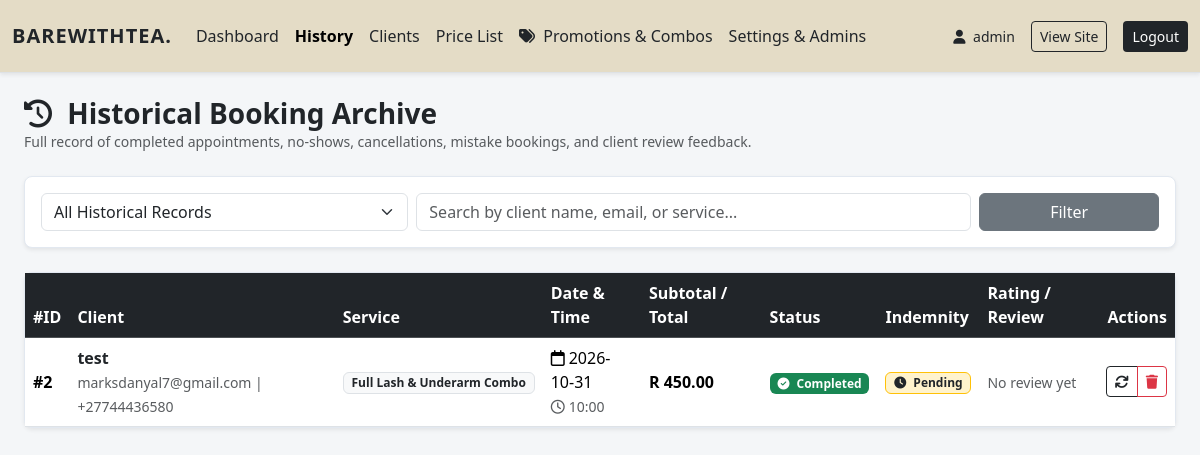
Screenshot of /admin/history.php (signed in) with the database file from the repository.
### tables this page shows
CREATE TABLE bookings (
        id INTEGER PRIMARY KEY AUTOINCREMENT,
        client_id INTEGER DEFAULT 0,
        client_name TEXT NOT NULL,
        client_email TEXT NOT NULL,
        client_phone TEXT NOT NULL,
        service TEXT NOT NULL,
        subtotal REAL DEFAULT 0,
        additional_costs REAL DEFAULT 0,
        discount_type TEXT DEFAULT 'fixed',
        discount_value REAL DEFAULT 0,
        redeemable_code TEXT DEFAULT '',
        total_amount REAL DEFAULT 0,
        is_first_time INTEGER DEFAULT 0,
        booking_date TEXT NOT NULL,
        booking_time TEXT NOT NULL,
        status TEXT DEFAULT 'pending',
        payment_status TEXT DEFAULT 'outstanding',
        indemnity_completed INTEGER DEFAULT 0,
        refill_due_date TEXT DEFAULT '',
        suggested_date TEXT DEFAULT '',
        suggested_time TEXT DEFAULT '',
        synced_to_calendar INTEGER DEFAULT 0,
        gcal_event_id TEXT DEFAULT '',
        created_at DATETIME DEFAULT CURRENT_TIMESTAMP
    );

### admin/history.php (the view, shortened to what this page needs)
<?php
require_once __DIR__ . '/../backend/db.php';
$statusFilter = trim($_GET['status'] ?? 'all');
$search = trim($_GET['search'] ?? '');
$sql = "SELECT b.*, r.session_rating, r.overall_rating, r.review_comments
        FROM bookings b
        LEFT JOIN reviews r ON (b.client_email = r.client_email AND b.service = r.service)
        WHERE 1=1 ";
$params = [];
if ($statusFilter !== 'all') {
    $sql .= " AND b.status = ? ";
    $params[] = $statusFilter;
} else {
    $sql .= " AND b.status IN ('completed', 'cancelled', 'no_show', 'mistake') ";
}
$sql .= " ORDER BY b.booking_date DESC, b.booking_time DESC";
$stmt = $pdo->prepare($sql);
$stmt->execute($params);
$historyBookings = $stmt->fetchAll(PDO::FETCH_ASSOC);
?>
<!DOCTYPE html>
<html lang="en">
<head>
    <link href="https://cdn.jsdelivr.net/npm/bootstrap@5.3.3/dist/css/bootstrap.min.css" rel="stylesheet">
    <link href="https://cdnjs.cloudflare.com/ajax/libs/font-awesome/6.4.0/css/all.min.css" rel="stylesheet">
</head>
<body>
<?php include __DIR__ . '/navbar.php'; ?>
<div class="container-fluid py-4 px-4">
    <div class="d-flex flex-wrap justify-content-between align-items-center mb-4 gap-3">
        <div>
            <h3 class="fw-bold mb-0"><i class="fa-solid fa-clock-rotate-left text-dark me-2"></i> Historical Booking Archive</h3>
            <p class="text-muted small mb-0">Full record of completed appointments, no-shows, cancellations, mistake bookings, and client review feedback.</p>
        </div>
    </div>
    <div class="card card-custom p-3 mb-4 shadow-sm">
        <form method="GET" action="history.php" class="row g-2 align-items-center">
            <div class="col-md-4">
                <select name="status" class="form-select" onchange="this.form.submit()">
                    <option value="all" <?= $statusFilter === 'all' ? 'selected' : '' ?>>All Historical Records</option>
                </select>
            </div>
            <div class="col-md-6">
                <input type="text" name="search" class="form-control" placeholder="Search by client name, email, or service..." value="<?= htmlspecialchars($search) ?>">
            </div>
            <div class="col-md-2 d-flex gap-2">
                <button type="submit" class="btn btn-secondary w-100">Filter</button>
            </div>
        </form>
    </div>
    <div class="card card-custom shadow-sm">
        <div class="table-responsive">
            <table class="table table-hover align-middle mb-0">
                <thead class="table-dark">
                    <tr>
                        <th>#ID</th>
                        <th>Client</th>
                        <th>Service</th>
                        <th>Date & Time</th>
                        <th>Subtotal / Total</th>
                        <th>Status</th>
                        <th>Indemnity</th>
                        <th>Rating / Review</th>
                        <th class="text-end">Actions</th>
                    </tr>
                </thead>
                <tbody>
                    <?php if (empty($historyBookings)): ?>
                        <tr>
                            <td colspan="9" class="text-center py-4 text-muted">No historical records found for this filter.</td>
                        </tr>
                    <?php else: ?>
                        <?php foreach ($historyBookings as $h): ?>
                            <tr>
                                <td class="fw-bold">#<?= $h['id'] ?></td>
                                <td>
                                    <span class="fw-semibold text-dark"><?= htmlspecialchars($h['client_name']) ?></span><br>
                                    <small class="text-muted"><?= htmlspecialchars($h['client_email']) ?> | <?= htmlspecialchars($h['client_phone']) ?></small>
                                </td>
                                <td><span class="badge bg-light text-dark border"><?= htmlspecialchars($h['service']) ?></span></td>
                                <td>
                                    <i class="fa-regular fa-calendar me-1"></i><?= htmlspecialchars($h['booking_date']) ?><br>
                                    <small class="text-muted"><i class="fa-regular fa-clock me-1"></i><?= htmlspecialchars($h['booking_time']) ?></small>
                                </td>
                                <td>
                                    <strong>R <?= number_format((float)($h['total_amount'] ?: $h['subtotal']), 2) ?></strong>
                                </td>
                                <td>
                                    <?php if ($h['status'] === 'completed'): ?>
                                        <span class="badge bg-success"><i class="fa-solid fa-circle-check me-1"></i> Completed</span>
                                    <?php elseif ($h['status'] === 'no_show'): ?>
                                        <span class="badge bg-danger"><i class="fa-solid fa-user-xmark me-1"></i> No Show</span>
                                    <?php elseif ($h['status'] === 'cancelled'): ?>
                                        <span class="badge bg-secondary"><i class="fa-solid fa-ban me-1"></i> Cancelled</span>
                                    <?php elseif ($h['status'] === 'mistake'): ?>
                                        <span class="badge bg-dark"><i class="fa-solid fa-bug me-1"></i> Mistake</span>
                                    <?php else: ?>
                                        <span class="badge bg-info text-dark"><?= ucfirst($h['status']) ?></span>
                                    <?php endif; ?>
                                </td>
                                <td>
                                    <?php if ($h['indemnity_completed'] == 1): ?>
                                        <span class="badge bg-success-subtle text-success border border-success"><i class="fa-solid fa-check me-1"></i> Completed</span>
                                    <?php else: ?>
                                        <span class="badge bg-warning-subtle text-dark border border-warning"><i class="fa-solid fa-clock me-1"></i> Pending</span>
                                    <?php endif; ?>
                                </td>
                                <td>
                                    <?php if ($h['overall_rating']): ?>
                                        <div class="text-warning small">
                                            <?php for ($i=1; $i<=5; $i++): ?>
                                                <i class="fa-<?= $i <= $h['overall_rating'] ? 'solid' : 'regular' ?> fa-star"></i>
                                            <?php endfor; ?>
                                        </div>
                                        <?php if ($h['review_comments']): ?>
                                            <small class="text-muted d-block text-truncate" style="max-width: 150px;"><?= htmlspecialchars($h['review_comments']) ?></small>
                                        <?php endif; ?>
                                    <?php else: ?>
                                        <small class="text-muted">No review yet</small>
                                    <?php endif; ?>
                                </td>
                                <td class="text-end">
                                    <div class="btn-group btn-group-sm">
                                        <button class="btn btn-outline-dark" data-bs-toggle="modal" data-bs-target="#changeStatusModal<?= $h['id'] ?>" title="Change Status"><i class="fa-solid fa-arrows-rotate"></i></button>
                                        <button class="btn btn-outline-danger" data-bs-toggle="modal" data-bs-target="#deleteHistoryModal<?= $h['id'] ?>" title="Delete Record"><i class="fa-solid fa-trash"></i></button>
                                    </div>
                                </td>
                            </tr>
                        <?php endforeach; ?>
                    <?php endif; ?>
                </tbody>
            </table>
        </div>
    </div>
</div>
</body>
</html>

### admin/history.php (style rules this page uses)
body { background-color: #f4f6f8; font-family: system-ui, -apple-system, sans-serif; color: #212529; }
.card-custom { border-radius: 8px; border: 1px solid #e2e8f0; background: #ffffff; }

### rows the page displays
bookings: id "2", client_name "test", client_email "marksdanyal7@gmail.com", client_phone "+27744436580", service "Full Lash & Underarm Combo", booking_date "2026-10-31", booking_time "10:00", total_amount "450.00", status "completed" (drawn), indemnity_completed 0 (drawn)

### other values shown
$_SESSION['admin_user'] "admin"
